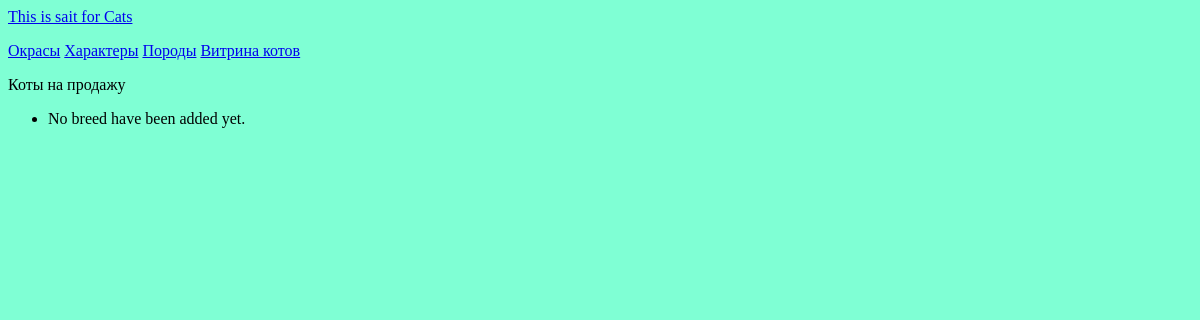
Before: /Cats/bycolor/5 with the older database file.
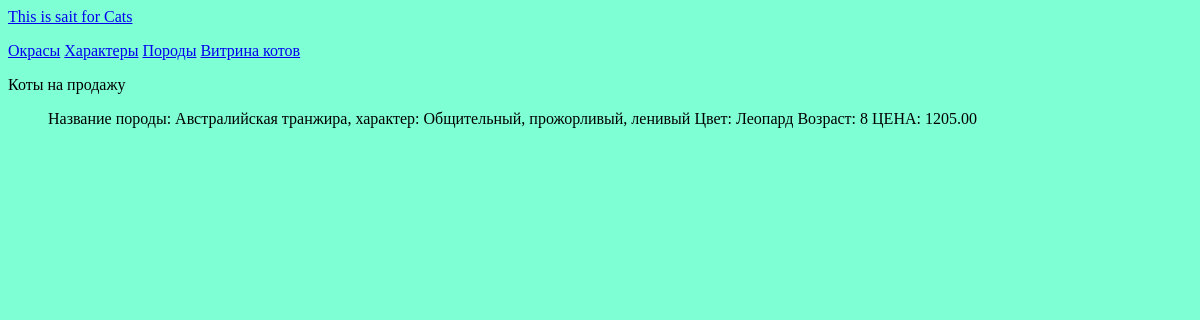
After: the same page with the newer database file.
### Cats/models.py (models this page shows)
class Price(models.Model):
    breed = models.ForeignKey(Breed, on_delete=models.CASCADE, primary_key=False)
    color = models.ForeignKey(Color, on_delete=models.CASCADE, primary_key=False)
    age = models.CharField(max_length=3, unique=True)
    price = models.DecimalField(decimal_places=2, max_digits=10, primary_key=False)
    date_added = models.DateTimeField(auto_now_add=True, primary_key=False)
    def __str__(self):
        return f"{self.breed} Цвет: {self.color} Возраст: {self.age} ЦЕНА: {self.price}"

class Breed(models.Model):
    breed = models.CharField(max_length=40, unique=True)
    temperament = models.ForeignKey(
        Temperament, on_delete=models.CASCADE, primary_key=False)
    def __str__(self):
        return f"Название породы: {self.breed}, характер: {self.temperament}"

class Temperament(models.Model):
    temperament = models.CharField(max_length=100, unique=True)
    def __str__(self):
        return f"{self.temperament}"

class Color(models.Model):
    color = models.CharField(max_length=20, unique=True)
    def __str__(self):
        return f"{self.color}"

### Cats/views.py (the view)
# urls.py: path("bycolor/<int:color_id>", views.catsbycolor, name="catsbycolor"),
def catsbycolor(request, color_id):
    listcats = Price.objects.filter(color=color_id)
    mapper = {"LIST": listcats}
    return render(request, "Cats/filteredcats.html", mapper)

### Cats/templates/Cats/filteredcats.html
{% extends "Cats/base.html" %}
{% block content %}
  <p>Коты на продажу</p>
  <ul>
    {% for cat in LIST %}
    <p>{{ cat }}</p>
    {% empty %}
      <li>No breed have been added yet.</li>
    {% endfor %}
  </ul>
{% endblock content %}

Changed rows visible on the page:
added Price: breed+color+age "Название породы: Австралийская транжира, характер: Общительный, прожорливый, ленивый Цвет: Леопард Возраст: 8 ЦЕНА: 1205.00"
Other visible differences:
text no longer shown: "No breed have been added yet."
